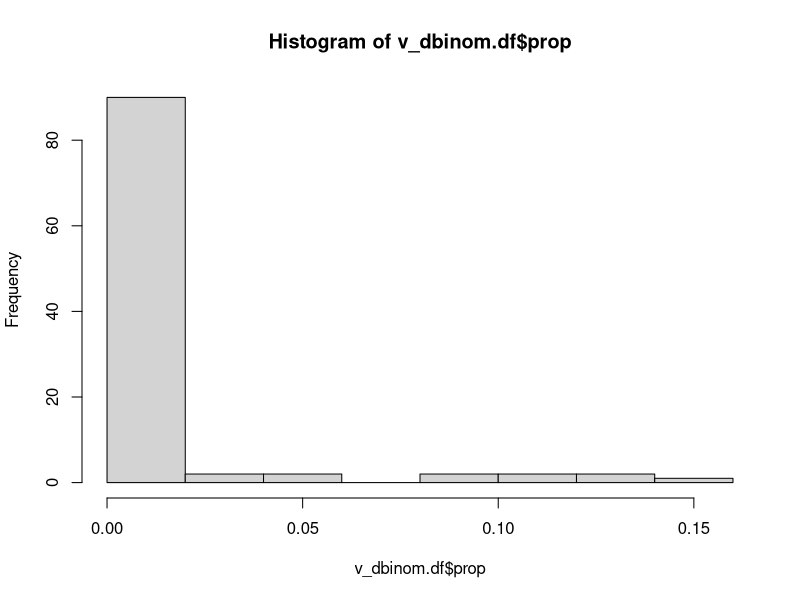
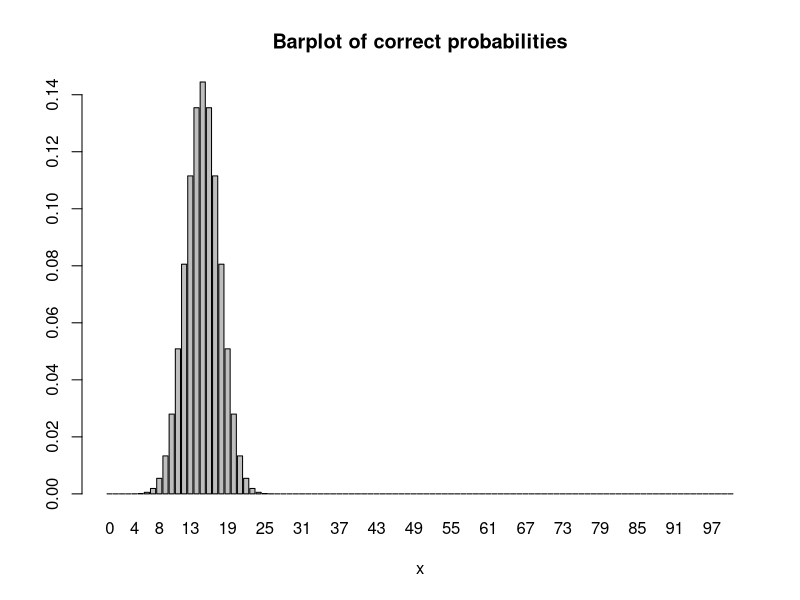

R code for these plots, in order:
## ---- chunk 1
n = 30
p = 0.5
x <- 0:100
v_dbinom <- dbinom(
  x = x,
  size = n,
  prob = p
)

v_dbinom.df <- as.data.frame(v_dbinom)
v_dbinom.df$prop <- v_dbinom.df$v_dbinom / sum(v_dbinom.df$v_dbinom) 

hist(v_dbinom.df$prop)

v_dbinom <- v_dbinom.df$prop

v_approximation <- rep(NA,length(x))


## ---- chunk 2
for(i in 1:length(x)){
  p_upper <- pnorm(
    q = x[i] + 0.5,
    mean = n*p,
    sd = sqrt(n*p*(1-p))
  )
  p_lower <- pnorm(
    q = x[i] - 0.5,
    mean = n*p,
    sd = sqrt(n*p*(1-p))
  )
  v_approximation[i] <- p_upper - p_lower
}
barplot(
  formula = v_dbinom ~ x,
  main = "Barplot of correct probabilities",
  ylab = ""
)
## ---- chunk 3
shapiro.test(v_approximation)
